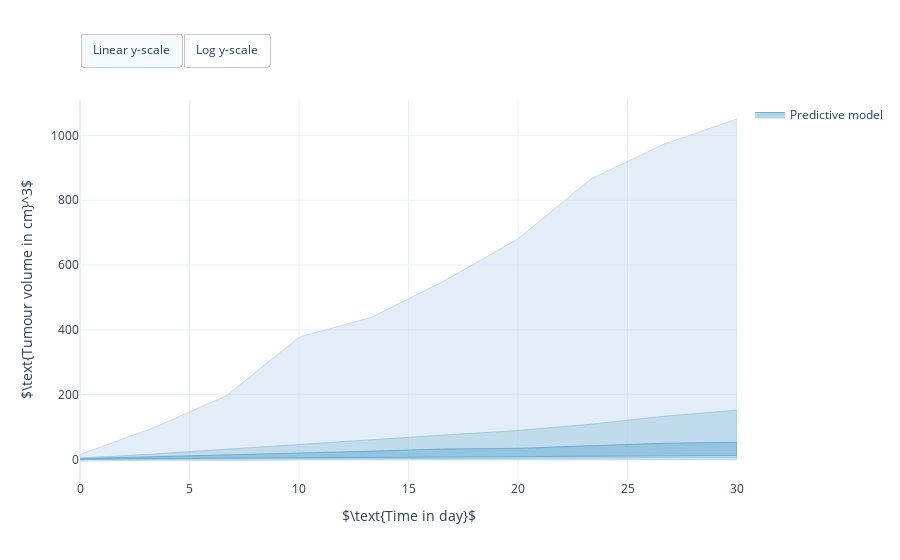

Here is the notebook cell this chart was saved with:
### Markdown cell above
## Build prior predictive model

### Code cell
import pints

# Define prior distribution
log_priors = [
    pints.HalfCauchyLogPrior(location=1, scale=1),     # Initial tumour volume
    pints.HalfCauchyLogPrior(location=0, scale=1),     # Critical tumour volume
    pints.HalfCauchyLogPrior(location=0, scale=1),     # Growth rate
    pints.HalfCauchyLogPrior(location=0, scale=1),     # Sigma base
    pints.HalfCauchyLogPrior(location=0, scale=0.1)]   # Sigma rel.
log_prior = pints.ComposedLogPrior(*log_priors)

# Define prior predictive model and sample 1000 virtual patients
model = erlo.PriorPredictiveModel(predictive_model, log_prior)
n_samples = 1000
samples = model.sample(times, n_samples, seed)

# Visualise prior predictive model
fig = erlo.plots.PDPredictivePlot()
fig.add_prediction(data=samples, bulk_probs=[0.3, 0.6, 0.9])
fig.set_axis_labels(xlabel=r'$\text{Time in day}$', ylabel=r'$\text{Tumour volume in cm}^3$')
fig.show()

### Figure 1 — Plotly figure (JSON) as saved in the notebook; plotly's stock layout.template omitted (floating-point values rounded to 4 significant figures)
{"data": [{"fill": "toself", "hoverinfo": "text", "legendgroup": "Model prediction", "line": {"color": "rgb(198,219,239)", "width": 1}, "name": "Predictive model", "showlegend": false, "text": "0.9 Bulk", "type": "scatter", "x": [0, 3.333, 6.667, 10, 13.33, 16.67, 20, 23.33, 26.67, 30, 30, 26.67, 23.33, 20, 16.67, 13.33, 10, 6.667, 3.333, 0], "y": [15.5, 96.9, 195.7, 377.1, 439.2, 552.0, 680.7, 866.2, 973.1, 1051.0, -0.2654, -0.02908, -0.8123, -1.333, -0.6004, -0.3137, -0.9184, -2.913, -2.435, -4.827]}, {"fill": "toself", "hoverinfo": "text", "legendgroup": "Model prediction", "line": {"color": "rgb(158,202,225)", "width": 1}, "name": "Predictive model", "showlegend": false, "text": "0.6 Bulk", "type": "scatter", "x": [0, 3.333, 6.667, 10, 13.33, 16.67, 20, 23.33, 26.67, 30, 30, 26.67, 23.33, 20, 16.67, 13.33, 10, 6.667, 3.333, 0], "y": [4.189, 16.44, 31.25, 46.2, 62.45, 75.35, 89.11, 108.6, 133.1, 151.9, 5.589, 4.984, 4.063, 4.159, 3.239, 3.195, 2.376, 1.792, 1.495, 0.1459]}, {"fill": "toself", "hoverinfo": "text", "legendgroup": "Model prediction", "line": {"color": "rgb(107,174,214)", "width": 1}, "name": "Predictive model", "showlegend": true, "text": "0.3 Bulk", "type": "scatter", "x": [0, 3.333, 6.667, 10, 13.33, 16.67, 20, 23.33, 26.67, 30, 30, 26.67, 23.33, 20, 16.67, 13.33, 10, 6.667, 3.333, 0], "y": [2.392, 7.696, 13.6, 19.86, 25.45, 32.28, 34.07, 42.31, 49.86, 53.13, 12.24, 11.02, 10.16, 9.262, 7.463, 6.707, 4.874, 3.72, 2.779, 0.8834]}], "layout": {"autosize": true, "updatemenus": [{"buttons": [{"args": [{"yaxis.type": "linear"}], "label": "Linear y-scale", "method": "relayout"}, {"args": [{"yaxis.type": "log"}], "label": "Log y-scale", "method": "relayout"}], "direction": "left", "pad": {"r": 0, "t": -10}, "showactive": true, "type": "buttons", "x": 0, "xanchor": "left", "y": 1.15, "yanchor": "top"}], "xaxis": {"title": {"text": "$\\text{Time in day}$"}}, "yaxis": {"title": {"text": "$\\text{Tumour volume in cm}^3$"}}}}
